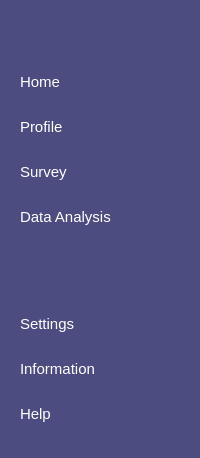
           <widget class="QCustomSlideMenu" name="leftMenu" native="true">
            <property name="minimumSize">
             <size>
              <width>170</width>
              <height>0</height>
             </size>
            </property>
            <property name="font">
             <font>
              <pointsize>11</pointsize>
             </font>
            </property>
            <property name="styleSheet">
             <string notr="true">QWidget {
	background-color: #4C4C81;
	border-radius: 7px;
	color: #FFFFFF;
}

QPushButton {
	background-color: transparent; 
	padding:6px;
	text-align: left;
	font-weight: normal; 
	border-top: 2px solid transparent; 
	border-left: 5px solid transparent;
	border-bottom: 6px solid transparent;
}
QPushButton:hover{
	background-color: #191975;
	font-weight: bold;
	border-top: 2px solid #000066; 
	border-left: 5px solid #000066;
	border-bottom: 6px solid #000066;
}

QPushButton:checked{
	background-color: #191975;
	font-weight: bold;
	border-top: 2px solid #000066; 
	border-left: 5px solid #000066;
	border-bottom: 6px solid #000066;
}

</string>
            </property>
            <layout class="QVBoxLayout" name="verticalLayout">
             <property name="leftMargin">
              <number>0</number>
             </property>
             <item alignment="Qt::AlignmentFlag::AlignLeft|Qt::AlignmentFlag::AlignTop">
              <widget class="QWidget" name="headerLeftMenu" native="true">
               <property name="maximumSize">
                <size>
                 <width>64</width>
                 <height>64</height>
                </size>
               </property>
               <property name="font">
                <font>
                 <pointsize>11</pointsize>
                </font>
               </property>
               <property name="styleSheet">
                <string notr="true">min-width: 2em;
min-height: 2em;</string>
               </property>
               <layout class="QHBoxLayout" name="horizontalLayout_2">
                <property name="spacing">
                 <number>0</number>
                </property>
                <property name="leftMargin">
                 <number>0</number>
                </property>
                <property name="topMargin">
                 <number>0</number>
                </property>
                <property name="rightMargin">
                 <number>0</number>
                </property>
                <property name="bottomMargin">
                 <number>0</number>
                </property>
                <item>
                 <widget class="QPushButton" name="menu">
                  <property name="maximumSize">
                   <size>
                    <width>49</width>
                    <height>52</height>
                   </size>
                  </property>
                  <property name="font">
                   <font>
                    <pointsize>11</pointsize>
                    <bold>false</bold>
                   </font>
                  </property>
                  <property name="text">
                   <string />
                  </property>
                  <property name="icon">
                   <iconset resource="../Qss/icons/_icons.qrc">
                    <normaloff>:/feather/icons/feather/menu.png</normaloff>:/feather/icons/feather/menu.png</iconset>
                  </property>
                  <property name="flat">
                   <bool>false</bool>
                  </property>
                 </widget>
                </item>
               </layout>
              </widget>
             </item>
             <item alignment="Qt::AlignmentFlag::AlignLeft|Qt::AlignmentFlag::AlignTop">
              <widget class="QWidget" name="leftPages" native="true">
               <property name="minimumSize">
                <size>
                 <width>144</width>
                 <height>196</height>
                </size>
               </property>
               <property name="maximumSize">
                <size>
                 <width>144</width>
                 <height>196</height>
                </size>
               </property>
               <property name="font">
                <font>
                 <pointsize>11</pointsize>
                </font>
               </property>
               <layout class="QVBoxLayout" name="verticalLayout_3">
                <item>
                 <widget class="QPushButton" name="homePage">
                  <property name="minimumSize">
                   <size>
                    <width>130</width>
                    <height>0</height>
                   </size>
                  </property>
                  <property name="font">
                   <font>
                    <pointsize>11</pointsize>
                    <bold>false</bold>
                   </font>
                  </property>
                  <property name="text">
                   <string>Home</string>
                  </property>
                  <property name="icon">
                   <iconset resource="../Qss/icons/_icons.qrc">
                    <normaloff>:/feather/icons/feather/home.png</normaloff>:/feather/icons/feather/home.png</iconset>
                  </property>
                  <property name="checkable">
                   <bool>true</bool>
                  </property>
                 </widget>
                </item>
                <item>
                 <widget class="QPushButton" name="profilePage">
                  <property name="minimumSize">
                   <size>
                    <width>130</width>
                    <height>0</height>
                   </size>
                  </property>
                  <property name="font">
                   <font>
                    <pointsize>11</pointsize>
                    <bold>false</bold>
                   </font>
                  </property>
                  <property name="text">
                   <string>Profile</string>
                  </property>
                  <property name="icon">
                   <iconset resource="../Qss/icons/_icons.qrc">
                    <normaloff>:/feather/icons/feather/user.png</normaloff>:/feather/icons/feather/user.png</iconset>
                  </property>
                  <property name="checkable">
                   <bool>true</bool>
                  </property>
                 </widget>
                </item>
                <item>
                 <widget class="QPushButton" name="surveyPage">
                  <property name="minimumSize">
                   <size>
                    <width>130</width>
                    <height>0</height>
                   </size>
                  </property>
                  <property name="font">
                   <font>
                    <pointsize>11</pointsize>
                    <bold>false</bold>
                   </font>
                  </property>
                  <property name="text">
                   <string>Survey</string>
                  </property>
                  <property name="icon">
                   <iconset resource="../Qss/icons/_icons.qrc">
                    <normaloff>:/font_awesome_regular/icons/font_awesome/regular/newspaper.png</normaloff>:/font_awesome_regular/icons/font_awesome/regular/newspaper.png</iconset>
                  </property>
                  <property name="checkable">
                   <bool>true</bool>
                  </property>
                 </widget>
                </item>
                <item>
                 <widget class="QPushButton" name="analysisPage">
                  <property name="minimumSize">
                   <size>
                    <width>130</width>
                    <height>0</height>
                   </size>
                  </property>
                  <property name="font">
                   <font>
                    <pointsize>11</pointsize>
                    <bold>false</bold>
                   </font>
                  </property>
                  <property name="text">
                   <string>Data Analysis</string>
                  </property>
                  <property name="icon">
                   <iconset resource="../Qss/icons/_icons.qrc">
                    <normaloff>:/font_awesome_solid/icons/font_awesome/solid/list-ul.png</normaloff>:/font_awesome_solid/icons/font_awesome/solid/list-ul.png</iconset>
                  </property>
                  <property name="checkable">
                   <bool>true</bool>
                  </property>
                 </widget>
                </item>
               </layout>
              </widget>
             </item>
             <item>
              <spacer name="verticalSpacer">
               <property name="font">
                <font>
                 <pointsize>11</pointsize>
                </font>
               </property>
               <property name="orientation">
                <enum>Qt::Orientation::Vertical</enum>
               </property>
               <property name="sizeType">
                <enum>QSizePolicy::Policy::Expanding</enum>
               </property>
               <property name="sizeHint" stdset="0">
                <size>
                 <width>20</width>
                 <height>40</height>
                </size>
               </property>
              </spacer>
             </item>
             <item alignment="Qt::AlignmentFlag::AlignLeft|Qt::AlignmentFlag::AlignBottom">
              <widget class="QWidget" name="moreDetails" native="true">
               <property name="minimumSize">
                <size>
                 <width>130</width>
                 <height>150</height>
                </size>
               </property>
               <property name="maximumSize">
                <size>
                 <width>16777215</width>
                 <height>150</height>
                </size>
               </property>
               <property name="font">
                <font>
                 <pointsize>11</pointsize>
                </font>
               </property>
               <layout class="QVBoxLayout" name="verticalLayout_4">
                <item>
                 <widget class="QPushButton" name="setting">
                  <property name="minimumSize">
                   <size>
                    <width>130</width>
                    <height>0</height>
                   </size>
                  </property>
                  <property name="font">
                   <font>
                    <pointsize>11</pointsize>
                    <bold>false</bold>
                   </font>
                  </property>
                  <property name="text">
                   <string>Settings</string>
                  </property>
                  <property name="icon">
                   <iconset resource="../Qss/icons/_icons.qrc">
                    <normaloff>:/feather/icons/feather/settings.png</normaloff>:/feather/icons/feather/settings.png</iconset>
                  </property>
                  <property name="checkable">
                   <bool>true</bool>
                  </property>
                  <property name="checked">
                   <bool>false</bool>
                  </property>
                 </widget>
                </item>
                <item>
                 <widget class="QPushButton" name="information">
                  <property name="minimumSize">
                   <size>
                    <width>130</width>
                    <height>0</height>
                   </size>
                  </property>
                  <property name="font">
                   <font>
                    <pointsize>11</pointsize>
                    <bold>false</bold>
                   </font>
                  </property>
                  <property name="text">
                   <string>Information</string>
                  </property>
                  <property name="icon">
                   <iconset resource="../Qss/icons/_icons.qrc">
                    <normaloff>:/feather/icons/feather/info.png</normaloff>:/feather/icons/feather/info.png</iconset>
                  </property>
                 </widget>
                </item>
                <item>
                 <widget class="QPushButton" name="help">
                  <property name="minimumSize">
                   <size>
                    <width>130</width>
                    <height>0</height>
                   </size>
                  </property>
                  <property name="font">
                   <font>
                    <pointsize>11</pointsize>
                    <bold>false</bold>
                   </font>
                  </property>
                  <property name="text">
                   <string>Help</string>
                  </property>
                  <property name="icon">
                   <iconset resource="../Qss/icons/_icons.qrc">
                    <normaloff>:/feather/icons/feather/help-circle.png</normaloff>:/feather/icons/feather/help-circle.png</iconset>
                  </property>
                 </widget>
                </item>
               </layout>
              </widget>
             </item>
            </layout>
           </widget>
